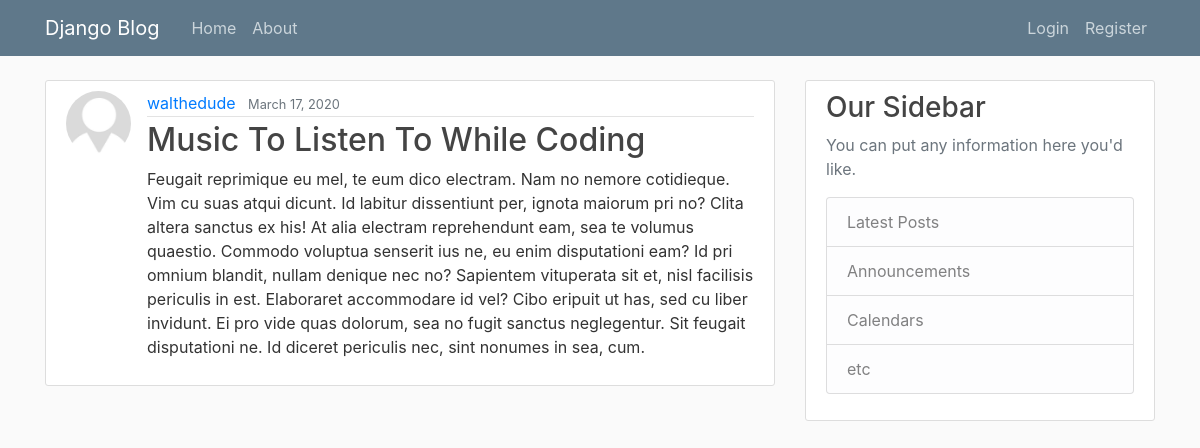
The app's page /post/36/ with its own data.
### blog/models.py (models this page shows, shortened)
class Post(models.Model):
    title = models.CharField(max_length=100)
    content = models.TextField()
    date_posted = models.DateTimeField(default=timezone.now)
    author = models.ForeignKey(User, on_delete=models.CASCADE)

### users/models.py (models this page shows, shortened)
class Profile(models.Model):
    user = models.OneToOneField(User, on_delete=models.CASCADE)
    image = models.ImageField(default='default.jpg', upload_to='profile_pics')

### blog/views.py (the view)
# urls.py: path('post/<int:pk>/', PostDetailView.as_view(), name='post-detail'),
class PostDetailView(DetailView):
    model = Post

### blog/templates/blog/post_detail.html (shortened to what this page needs)
{% extends "blog/base.html" %}
{% block content %}
  <article class="media content-section">
    <img class="rounded-circle article-img" src="{{ object.author.profile.image.url }}">
    <div class="media-body">
      <div class="article-metadata">
        <a class="mr-2" href="#">{{ object.author }}</a>
        <small class="text-muted">{{ object.date_posted|date:"F d, Y" }}</small>
      </div>
      <h2 class="article-title">{{ object.title }}</h2>
      <p class="article-content">{{ object.content }}</p>
    </div>
  </article>
{% endblock content %}

### blog/static/blog/main.css (style rules this page uses)
body { background: #fafafa; color: #333333; margin-top: 5rem; }
h1, h2, h3, h4, h5, h6 { color: #444444; }
.content-section { background: #ffffff; padding: 10px 20px; border: 1px solid #dddddd; border-radius: 3px; margin-bottom: 20px; }
.article-title { color: #444444; }
.article-content { white-space: pre-line; }
.article-img { height: 65px; width: 65px; margin-right: 16px; }
.article-metadata { padding-bottom: 1px; margin-bottom: 4px; border-bottom: 1px solid #e3e3e3 }

### records on screen
Post: author.profile.image (placeholder picture), author "walthedude", date_posted "March 17, 2020", title "Music To Listen To While Coding", content "Feugait reprimique eu mel, te eum dico electram. Nam no nemore cotidieque. Vim cu suas atqui dicunt. Id labitur dissentiunt per, ignota maiorum pri no? Clita altera sanctus ex his! At alia electram reprehendunt eam, sea te volumus quaestio. Commodo voluptua senserit ius ne, eu enim disputationi eam? Id pri omnium blandit, nullam denique nec no? Sapientem vituperata sit et, nisl facilisis periculis in est. Elaboraret accommodare id vel? Cibo eripuit ut has, sed cu liber invidunt. Ei pro vide quas dolorum, sea no fugit sanctus neglegentur. Sit feugait disputationi ne. Id diceret periculis nec, sint nonumes in sea, cum."
